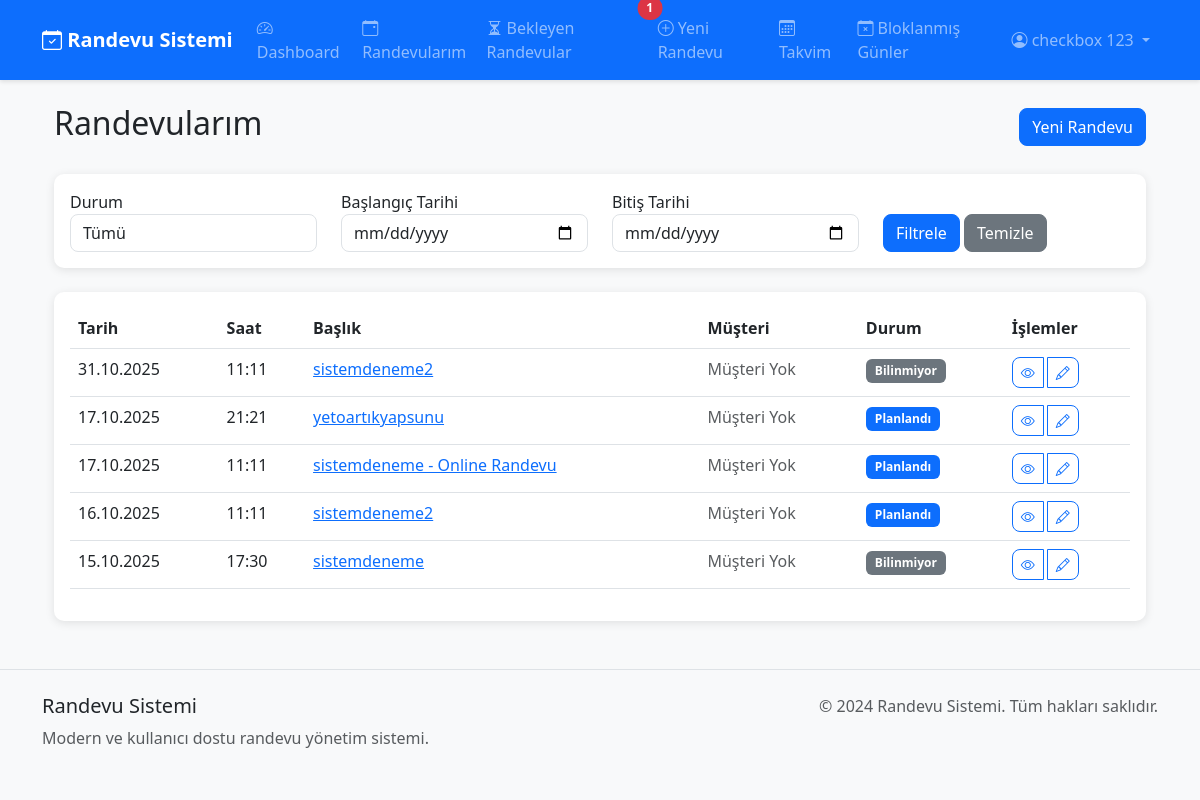
Page /dashboard/appointments (signed in) on the committed database.
### models.py (models this page shows, shortened)
class User(UserMixin, db.Model):
    __tablename__ = 'user'
    id = db.Column(db.Integer, primary_key=True)
    username = db.Column(db.String(80), unique=True, nullable=False)
    email = db.Column(db.String(120), unique=True, nullable=False)
    password_hash = db.Column(db.String(128), nullable=False)
    first_name = db.Column(db.String(50), nullable=False)
    last_name = db.Column(db.String(50), nullable=False)
    phone = db.Column(db.String(20))
    role = db.Column(db.String(20), default='customer')
    is_active = db.Column(db.Boolean, default=True)
    company_name = db.Column(db.String(100))
    logo_path = db.Column(db.String(200))
    sms_quota = db.Column(db.Integer, default=100)
    is_superadmin = db.Column(db.Boolean, default=False)  # Sistemin ana yöneticisi
    unique_link = db.Column(db.String(50), unique=True)
    created_at = db.Column(db.DateTime, default=datetime.utcnow)
    updated_at = db.Column(db.DateTime, default=datetime.utcnow, onupdate=datetime.utcnow)
    kvkk_accepted_at = db.Column(db.DateTime, nullable=True)  # KVKK onay tarihi
    session_token = db.Column(db.String(64), nullable=True)  # Tek oturum için
    appointments = db.relationship('Appointment', backref='user', lazy=True, cascade='all, delete-orphan')
    blocked_days = db.relationship('BlockedDay', backref='user', lazy=True, cascade='all, delete-orphan')
    clients = db.relationship('Client', backref='user', lazy=True, cascade='all, delete-orphan')
    sms_logs = db.relationship('SmsLog', backref='user', lazy=True, cascade='all, delete-orphan')
    def get_full_name(self):
        return f"{self.first_name} {self.last_name}"

class Appointment(db.Model):
    __tablename__ = 'appointment'
    id = db.Column(db.Integer, primary_key=True)
    user_id = db.Column(db.Integer, db.ForeignKey('user.id'), nullable=False)
    client_id = db.Column(db.Integer, db.ForeignKey('client.id'), nullable=True)
    title = db.Column(db.String(100), nullable=False)
    description = db.Column(db.Text)
    appointment_date = db.Column(db.Date, nullable=False)
    appointment_time = db.Column(db.Time, nullable=False)
    duration = db.Column(db.Integer, default=60)
    status = db.Column(db.String(20), default='pending')
    location = db.Column(db.String(200))
    notes = db.Column(db.Text)
    created_at = db.Column(db.DateTime, default=datetime.utcnow)
    updated_at = db.Column(db.DateTime, default=datetime.utcnow, onupdate=datetime.utcnow)
    def get_status_badge_class(self):
        status_classes = {
            'scheduled': 'bg-primary',
            'completed': 'bg-success',
            'cancelled': 'bg-danger'
        }
        return status_classes.get(self.status, 'bg-secondary')
    def get_status_text(self):
        status_texts = {
            'scheduled': 'Planlandı',
            'completed': 'Tamamlandı',
            'cancelled': 'İptal Edildi'
        }
        return status_texts.get(self.status, 'Bilinmiyor')

### routes/dashboard.py (the view, shortened to what this page needs)
@dashboard_bp.route('/appointments')
@login_required
def appointments():
    page = request.args.get('page', 1, type=int)
    per_page = 10
    status_filter = request.args.get('status')
    date_filter = request.args.get('date')
    search = request.args.get('search')
    query = Appointment.query.filter(Appointment.user_id == current_user.id)
    if status_filter:
        query = query.filter(Appointment.status == status_filter)
    if search:
        query = query.filter(
            Appointment.title.contains(search) |
            Appointment.description.contains(search)
        )
    appointments = query.order_by(
        Appointment.appointment_date.desc(),
        Appointment.appointment_time.desc()
    ).paginate(
        page=page, per_page=per_page, error_out=False
    )
    return render_template('dashboard/appointments.html',
                         appointments=appointments,
                         status_filter=status_filter,
                         date_filter=date_filter,
                         search=search,
                         date_util=date)

### app.py (called while the page is built)
@login_manager.user_loader
def load_user(user_id):
    return User.query.get(int(user_id))

@app.before_request
def check_single_session():
    if current_user.is_authenticated:
        from models import User
        user_db = User.query.get(current_user.id)
        token_in_db = user_db.session_token if user_db else None
        token_in_session = session.get('session_token')
        if token_in_db:
            session['session_token'] = token_in_db
        if token_in_session and token_in_db and token_in_session != token_in_db:
            logout_user()
            session.pop('session_token', None)
            flash('Başka bir oturum açıldığı için çıkış yapıldı.', 'warning')
            return redirect(url_for('auth.login'))

### templates/dashboard/appointments.html (shortened to what this page needs)
{% extends "base.html" %} {% block title %}Randevularım{% endblock %} {% block content %}
<div class="container mt-4">
    <div class="row">
        <div class="col-12">
            <div class="d-flex justify-content-between align-items-center mb-4">
                <h2> Randevularım</h2>
                <a href="{{ url_for('appointments.create') }}" class="btn btn-primary">
                     Yeni Randevu
                </a>
            </div>
            <div class="card mb-4">
                <div class="card-body">
                    <form method="GET" class="row">
                        <div class="col-md-3">
                            <label for="status_filter">Durum</label>
                            <select class="form-control" id="status_filter" name="status_filter">
                                <option value="">Tümü</option>
                            </select>
                        </div>
                        <div class="col-md-3">
                            <label for="date_from">Başlangıç Tarihi</label>
                            <input type="date" class="form-control" id="date_from" name="date_from" value="{{ request.args.get('date_from', '') }}">
                        </div>
                        <div class="col-md-3">
                            <label for="date_to">Bitiş Tarihi</label>
                            <input type="date" class="form-control" id="date_to" name="date_to" value="{{ request.args.get('date_to', '') }}">
                        </div>
                        <div class="col-md-3">
                            <label>&nbsp;</label>
                            <div>
                                <button type="submit" class="btn btn-primary">
                                     Filtrele
                                </button>
                                <a href="{{ url_for('dashboard.appointments') }}" class="btn btn-secondary">
                                     Temizle
                                </a>
                            </div>
                        </div>
                    </form>
                </div>
            </div>
            <div class="card">
                <div class="card-body">
                    {% if appointments %}
                    <div class="table-responsive">
                        <table class="table table-hover">
                            <thead>
                                <tr>
                                    <th>Tarih</th>
                                    <th>Saat</th>
                                    <th>Başlık</th>
                                    <th>Müşteri</th>
                                    <th>Durum</th>
                                    <th>İşlemler</th>
                                </tr>
                            </thead>
                            <tbody>
                                {% for appointment in appointments %}
                                <tr>
                                    <td>{{ appointment.appointment_date.strftime('%d.%m.%Y') }}</td>
                                    <td>{{ appointment.appointment_time.strftime('%H:%M') }}</td>
                                    <td>
                                        <a href="{{ url_for('appointments.view', appointment_id=appointment.id) }}">
                                            {{ appointment.title }}
                                        </a>
                                    </td>
                                    <td>
                                        {% if appointment.client %} {{ appointment.client.name }} {% else %}
                                        <span class="text-muted">Müşteri Yok</span> {% endif %}
                                    </td>
                                    <td>
                                        <span class="badge {{ appointment.get_status_badge_class() }}">
                                            {{ appointment.get_status_text() }}
                                        </span>
                                    </td>
                                    <td>
                                        <div class="btn-group btn-group-sm" role="group">
                                            <a href="{{ url_for('appointments.view', appointment_id=appointment.id) }}" class="btn btn-outline-primary btn-sm">
                                                <i class="bi bi-eye"></i>
                                            </a>
                                            <a href="{{ url_for('appointments.edit', appointment_id=appointment.id) }}" class="btn btn-outline-secondary btn-sm">
                                                <i class="bi bi-pencil"></i>
                                            </a>
                                        </div>
                                    </td>
                                </tr>
                                {% endfor %}
                            </tbody>
                        </table>
                    </div>
                    {% endif %}
                </div>
            </div>
        </div>
    </div>
</div>
{% endblock %}

### templates/base.html (shortened to what this page needs)
<!DOCTYPE html>
<html lang="tr">
<head>
    <link href="https://cdn.jsdelivr.net/npm/bootstrap@5.3.0/dist/css/bootstrap.min.css" rel="stylesheet">
    <link rel="stylesheet" href="https://cdn.jsdelivr.net/npm/bootstrap-icons@1.10.0/font/bootstrap-icons.css">
    <link rel="stylesheet" href="{{ url_for('static', filename='css/style.css') }}"> {% block extra_head %}{% endblock %}
</head>
<body>
    <nav class="navbar navbar-expand-lg navbar-dark bg-primary">
        <div class="container">
            <a class="navbar-brand" href="{{ url_for('index') }}">
                <i class="bi bi-calendar-check"></i> Randevu Sistemi
            </a>
            <div class="collapse navbar-collapse" id="navbarNav">
                <ul class="navbar-nav me-auto">
                    {% if current_user.is_authenticated %}
                    <li class="nav-item">
                        <a class="nav-link" href="{{ url_for('dashboard.dashboard') }}">
                            <i class="bi bi-speedometer2"></i> Dashboard
                        </a>
                    </li>
                    <li class="nav-item">
                        <a class="nav-link position-relative" href="{{ url_for('dashboard.appointments') }}">
                            <i class="bi bi-calendar-event"></i> Randevularım
                        </a>
                    </li>
                    <li class="nav-item">
                        <a class="nav-link position-relative" href="{{ url_for('appointments.pending_appointments') }}">
                            <i class="bi bi-hourglass-split"></i> Bekleyen Randevular {% set pending_count = current_user.appointments|selectattr('status', 'equalto', 'pending')|list|length %} {% if pending_count > 0 %}
                            <span class="position-absolute top-0 start-100 translate-middle badge rounded-pill bg-danger">
                                {{ pending_count }}
                            </span>
                            {% endif %}
                        </a>
                    </li>
                    <li class="nav-item">
                        <a class="nav-link" href="{{ url_for('appointments.create') }}">
                            <i class="bi bi-plus-circle"></i> Yeni Randevu
                        </a>
                    </li>
                    <li class="nav-item">
                        <a class="nav-link" href="{{ url_for('dashboard.calendar') }}">
                            <i class="bi bi-calendar3"></i> Takvim
                        </a>
                    </li>
                    <li class="nav-item">
                        <a class="nav-link" href="{{ url_for('dashboard.blocked_days') }}">
                            <i class="bi bi-calendar-x"></i> Bloklanmış Günler
                        </a>
                    </li>
                     {% endif %}
                </ul>
                <ul class="navbar-nav">
                    {% if current_user.is_authenticated %}
                    <li class="nav-item dropdown">
                        <a class="nav-link dropdown-toggle" href="#" id="navbarDropdown" role="button" data-bs-toggle="dropdown">
                            <i class="bi bi-person-circle"></i> {{ current_user.get_full_name() }}
                        </a>
                    </li>
                    {% endif %}
                </ul>
            </div>
        </div>
    </nav>
    <main class="container mt-4">
        {% block content %}{% endblock %}
    </main>
    <footer class="bg-light mt-5 py-4">
        <div class="container">
            <div class="row">
                <div class="col-md-6">
                    <h5>Randevu Sistemi</h5>
                    <p class="text-muted">Modern ve kullanıcı dostu randevu yönetim sistemi.</p>
                </div>
                <div class="col-md-6 text-md-end">
                    <p class="text-muted">&copy; 2024 Randevu Sistemi. Tüm hakları saklıdır.</p>
                </div>
            </div>
        </div>
    </footer>
</body>
</html>

### static/css/style.css (style rules this page uses)
.table .btn-outline-primary, .table .btn-outline-secondary { border-width: 1.5px; color: #0d6efd; background: #fff; border-color: #0d6efd; }
.table .btn-group { flex-wrap: wrap; white-space: nowrap; gap: 0.25rem; }
.table .btn { min-width: 32px; padding-left: 0.5rem; padding-right: 0.5rem; }
:root { --primary-color: #0d6efd; --secondary-color: #6c757d; --success-color: #198754; --danger-color: #dc3545; --warning-color: #ffc107; --info-color: #0dcaf0; --light-color: #f8f9fa; --dark-color: #212529; }
body { font-family: 'Segoe UI', Tahoma, Geneva, Verdana, sans-serif; background-color: #f8f9fa; }
.card { border: none; border-radius: 10px; box-shadow: 0 2px 10px rgba(0, 0, 0, 0.1); transition: transform 0.2s ease-in-out, box-shadow 0.2s ease-in-out; }
.btn { border-radius: 8px; font-weight: 500; transition: all 0.2s ease-in-out; }
.form-control, .form-select { border-radius: 8px; border: 1px solid #dee2e6; transition: border-color 0.15s ease-in-out, box-shadow 0.15s ease-in-out; }
.badge { font-size: 0.75em; padding: 0.5em 0.75em; border-radius: 6px; }
.navbar { box-shadow: 0 2px 4px rgba(0, 0, 0, 0.1); }
.navbar-brand { font-weight: 600; font-size: 1.25rem; }
footer { margin-top: auto; border-top: 1px solid #dee2e6; }

### rows in the picture
User: get_full_name "checkbox 123"
Appointment: appointment_date "31.10.2025", appointment_time "11:11", title "sistemdeneme2", get_status_text "Bilinmiyor"
Appointment: appointment_date "17.10.2025", appointment_time "21:21", title "yetoartıkyapsunu", get_status_text "Planlandı"
Appointment: appointment_date "17.10.2025", appointment_time "11:11", title "sistemdeneme - Online Randevu", get_status_text "Planlandı"
Appointment: appointment_date "16.10.2025", appointment_time "11:11", title "sistemdeneme2", get_status_text "Planlandı"
Appointment: appointment_date "15.10.2025", appointment_time "17:30", title "sistemdeneme", get_status_text "Bilinmiyor"

### other values in the picture
{{ pending_count }} "1"
